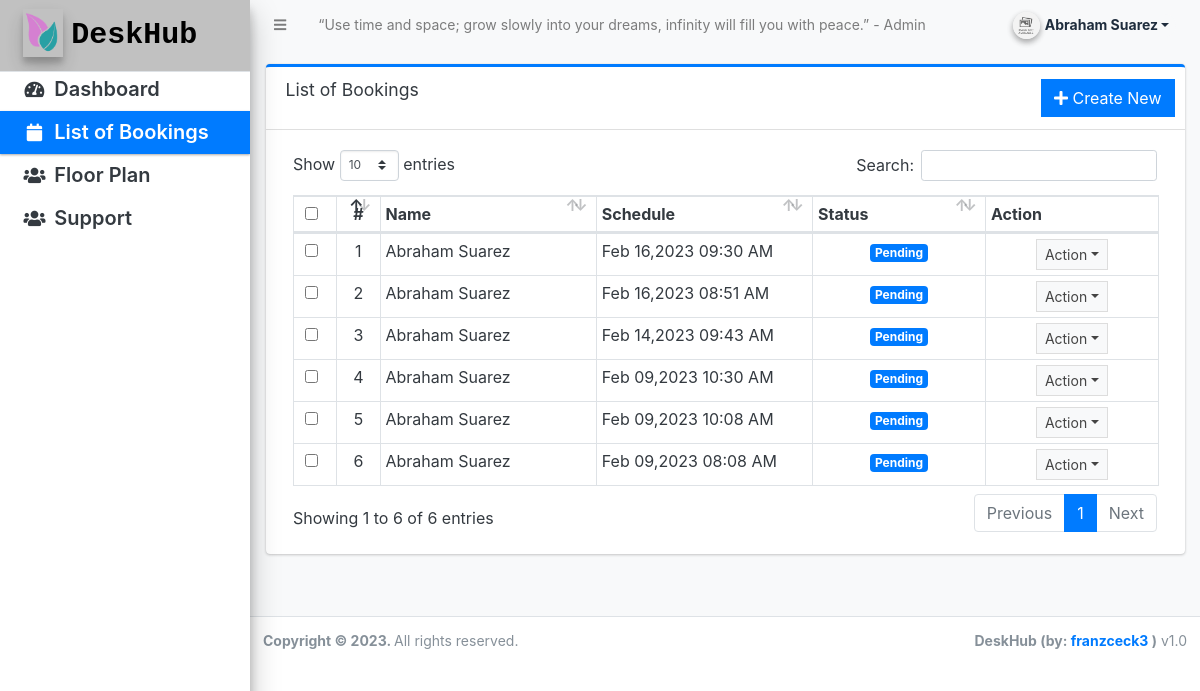
Screenshot of /user/?page=appointments (signed in) with the database file from the repository.
### tables this page shows
CREATE TABLE `users` (
  `id` int(50) NOT NULL,
  `firstname` varchar(250) NOT NULL,
  `lastname` varchar(250) NOT NULL,
  `name` text GENERATED ALWAYS AS (concat(`firstname`,' ',`lastname`)) VIRTUAL,
  `username` text NOT NULL,
  `password` text NOT NULL,
  `email` text NOT NULL,
  `contact` text NOT NULL,
  `address` text NOT NULL,
  `role_id` int(11) NOT NULL,
  `avatar` text DEFAULT NULL,
  `last_login` datetime DEFAULT NULL,
  `type` tinyint(1) NOT NULL DEFAULT 0,
  `date_added` datetime NOT NULL DEFAULT current_timestamp(),
  `date_updated` datetime DEFAULT NULL ON UPDATE current_timestamp()
);

CREATE TABLE `appointments` (
  `id` int(30) NOT NULL,
  `client_id` int(30) NOT NULL,
  `date_sched` datetime NOT NULL,
  `status` tinyint(1) NOT NULL DEFAULT 0,
  `date_created` datetime NOT NULL DEFAULT current_timestamp()
);

### config.php (called while the page is built, shortened)
<?php
require_once('classes/DBConnection.php');
require_once('classes/SystemSettings.php');
function validate_image($file){
	if(!empty($file)){
		if(is_file(base_app.$file)){
			return base_url.$file;
		}else{
			return base_url.'dist/img/no-image-available.png';
		}
	}else{
		return base_url.'dist/img/no-image-available.png';
	}
}
function isMobileDevice(){
    $aMobileUA = array(
        '/iphone/i' => 'iPhone',
        '/ipod/i' => 'iPod',
        '/ipad/i' => 'iPad',
        '/android/i' => 'Android',
        '/blackberry/i' => 'BlackBerry',
        '/webos/i' => 'Mobile'
    );
    return false;
}
?>

### classes/DBConnection.php (called while the page is built, shortened)
<?php
class DBConnection{
    private $host = DB_SERVER;
    private $username = DB_USERNAME;
    private $password = DB_PASSWORD;
    private $database = DB_NAME;
    public $conn;
    public function __construct(){
        if (!isset($this->conn)) {
            $this->conn = new mysqli($this->host, $this->username, $this->password, $this->database);
        }
    }
}
?>

### user/appointments/index.php (the view, shortened to what this page needs)
<div class="card card-outline card-primary">
	<div class="card-header">
		<h3 class="card-title">List of Bookings</h3>
		<div class="card-tools">
			<a href="javascript:void(0)" id="create_new" class="btn btn-flat btn-primary"><span class="fas fa-plus"></span> Create New</a>
		</div>
	</div>
	<div class="card-body">
		<div class="container-fluid">
			<div class="row" style="display:none" id="selected_opt">
				<div class="w-100 d-flex">
				</div>
			</div>
			<table class="table table-bordered table-stripped" id="indi-list">
				<colgroup>
					<col width="5%">
					<col width="5%">
					<col width="25%">
					<col width="25%">
					<col width="20%">
					<col width="20%">
				</colgroup>
				<thead>
					<tr>
						<td class="text-center">
							<div class="form-check">
								<input type="checkbox" class="form-check-input" id="selectAll">
							</div>
						</td>
						<th class="text-center">#</th>
						<th>Name</th>
						<th>Schedule</th>
						<th>Status</th>
						<th>Action</th>
					</tr>
				</thead>
				<tbody>
					<?php
					$i = 1;
					if ($_settings->userdata('role_id') == 2) {
						$qry = $conn->query("SELECT p.*,a.date_sched,a.status,a.id as aid from `users` p inner join `appointments` a on p.id = a.client_id  order by unix_timestamp(a.date_sched) desc ");
					} else {
						$qry = $conn->query("SELECT p.*,a.date_sched,a.status,a.id as aid from `users` p inner join `appointments` a on p.id = a.client_id where p.id = {$_settings->userdata('id')} order by unix_timestamp(a.date_sched) desc ");
					}
					while ($row = $qry->fetch_assoc()) :
					?>
						<tr>
							<td class="text-center">
								<div class="form-check">
									<input type="checkbox" class="form-check-input invCheck" value="<?php echo $row['aid'] ?>" >
								</div>
							</td>
							<td class="text-center"><?php echo $i++; ?></td>
							<td><?php echo $row['name'] ?></td>
							<td><?php echo date("M d,Y h:i A", strtotime($row['date_sched'])) ?></td>
							<td class="text-center">
								<?php
								switch ($row['status']) {
									case (0):
										echo '<span class="badge badge-primary">Pending</span>';
										break;
								}
								?>
							</td>
							<td align="center">
								<button type="button" class="btn btn-flat btn-default btn-sm dropdown-toggle dropdown-icon" data-toggle="dropdown">
									Action
								</button>
							</td>
						</tr>
					<?php endwhile; ?>
				</tbody>
			</table>
		</div>
	</div>
</div>

### user/index.php (shortened to what this page needs)
<?php require_once('../config.php'); ?>
 <!DOCTYPE html>
<html lang="en" class="" style="height: auto;">
<?php require_once('inc/header.php') ?>
  <body class="sidebar-mini layout-fixed control-sidebar-slide-open layout-navbar-fixed light-mode sidebar-mini-md sidebar-mini-xs" data-new-gr-c-s-check-loaded="14.991.0" data-gr-ext-installed="" style="height: auto;">
    <div class="wrapper">
     <?php require_once('inc/topBarNav.php') ?>
     <?php require_once('inc/navigation.php') ?>
     <?php $page = isset($_GET['page']) ? $_GET['page'] : 'home';  ?>
      <div class="content-wrapper bg-light pt-3" style="min-height: 567.854px;">
        <section class="content  text-dark">
          <div class="container-fluid">
            <?php
              if(!file_exists($page.".php") && !is_dir($page)){
                  include '404.html';
              }else{
                if(is_dir($page))
                  include $page.'/index.php';
                else
                  include $page.'.php';
              }
            ?>
          </div>
        </section>
      </div>
      <?php require_once('inc/footer.php') ?>
  </body>
</html>

### user/inc/header.php (shortened to what this page needs)
<head>
    <link rel="stylesheet" href="<?php echo base_url ?>plugins/fontawesome-free/css/all.min.css">
    <link rel="stylesheet" href="<?php echo base_url ?>plugins/tempusdominus-bootstrap-4/css/tempusdominus-bootstrap-4.min.css">
  <link rel="stylesheet" href="<?php echo base_url ?>plugins/datatables-bs4/css/dataTables.bootstrap4.min.css">
  <link rel="stylesheet" href="<?php echo base_url ?>plugins/datatables-responsive/css/responsive.bootstrap4.min.css">
  <link rel="stylesheet" href="<?php echo base_url ?>plugins/datatables-buttons/css/buttons.bootstrap4.min.css">
  <link rel="stylesheet" href="<?php echo base_url ?>plugins/datatables-select/css/select.bootstrap4.min.css">
  <link rel="stylesheet" href="<?php echo base_url ?>plugins/select2/css/select2.min.css">
  <link rel="stylesheet" href="<?php echo base_url ?>plugins/select2-bootstrap4-theme/select2-bootstrap4.min.css">
    <link rel="stylesheet" href="<?php echo base_url ?>plugins/icheck-bootstrap/icheck-bootstrap.min.css">
    <link rel="stylesheet" href="<?php echo base_url ?>plugins/jqvmap/jqvmap.min.css">
    <link rel="stylesheet" href="<?php echo base_url ?>dist/css/adminlte.css">
    <link rel="stylesheet" href="<?php echo base_url ?>dist/css/custom.css">
    <link rel="stylesheet" href="<?php echo base_url ?>plugins/overlayScrollbars/css/OverlayScrollbars.min.css">
    <link rel="stylesheet" href="<?php echo base_url ?>plugins/daterangepicker/daterangepicker.css">
    <link rel="stylesheet" href="<?php echo base_url ?>plugins/summernote/summernote-bs4.min.css">
  <link rel="stylesheet" href="<?php echo base_url ?>plugins/sweetalert2-theme-bootstrap-4/bootstrap-4.min.css">
  <link rel="stylesheet" href="<?php echo base_url ?>plugins/fullcalendar/main.css">
  </head>

### user/inc/topBarNav.php (shortened to what this page needs)
<nav class="main-header navbar navbar-expand navbar-light border border-light border-top-0  border-left-0 border-right-0 navbar-light text-sm">
  <ul class="navbar-nav">
    <li class="nav-item">
    <a class="nav-link" data-widget="pushmenu" href="#" role="button"><i class="fas fa-bars"></i></a>
    </li>
    <li class="nav-item d-none d-sm-inline-block">
      <a href="<?php echo base_url ?>" class="nav-link"><?php echo (!isMobileDevice()) ? $_settings->info('name'):$_settings->info('short_name'); ?> - Admin</a>
    </li>
  </ul>
  <ul class="navbar-nav ml-auto">
    <li class="nav-item">
      <div class="btn-group nav-link">
            <button type="button" class="btn btn-rounded badge badge-light dropdown-toggle dropdown-icon" data-toggle="dropdown">
              <span><img src="<?php echo validate_image($_settings->userdata('avatar')) ?>" class="img-circle elevation-2 user-img" alt="User Image"></span>
              <span class="ml-3"><?php echo ucwords($_settings->userdata('firstname').' '.$_settings->userdata('lastname')) ?></span>
            </button>
        </div>
    </li>
  </ul>
</nav>

### user/inc/navigation.php (shortened to what this page needs)
<aside class="main-sidebar sidebar-light-primary elevation-4 sidebar-no-expand">
  <a href="<?php echo base_url ?>user" style="background-color: #8080807d" class="brand-link text-sm">
  <img src="<?php echo validate_image($_settings->info('logo'))?>" alt="Store Logo" class="brand-image  elevation-3" style="opacity: .8;width: 2.5rem;height: 3rem;max-height: unset">
  <span class="brand-text font-weight-bolder"><?php echo $_settings->info('short_name') ?></span>
  </a>
  <div class="sidebar os-host os-theme-light os-host-overflow os-host-overflow-y os-host-resize-disabled os-host-transition os-host-scrollbar-horizontal-hidden">
    <div class="os-content-glue" style="margin: 0px -8px; width: 249px; height: 646px;"></div>
    <div class="os-padding">
      <div class="os-viewport os-viewport-native-scrollbars-invisible" style="overflow-y: scroll;">
        <div class="os-content" style="padding: 0px 8px; height: 100%; width: 100%;">
          <nav class="mt-4">
             <ul class="nav nav-pills nav-sidebar flex-column text-sm nav-compact nav-flat nav-child-indent nav-collapse-hide-child" data-widget="treeview" role="menu" data-accordion="false">
              <li class="nav-item dropdown">
                <a href="./" class="nav-link nav-home"  >
                  <i class="nav-icon fas fa-tachometer-alt"></i>
                  <p style="font-size: 20px; font-weight:600;">
                      Dashboard
                  </p>
                </a>
              </li>
              <li class="nav-item dropdown">
                <a href="./?page=appointments" class="nav-link nav-appointments">
                  <i class="nav-icon fas fa-calendar"></i>
                  <p style="font-size: 20px; font-weight:600;">
                    List of Bookings
                  </p>
                </a>
              </li>
              <li class="nav-item dropdown">
                <a href="./?page=user/FloorPlan" class="nav-link nav-user_FloorPlan">
                  <i class="nav-icon fas fa-users"></i>
                  <p style="font-size: 20px; font-weight:600;">
                    Floor Plan
                  </p>
                </a>
              </li>
              <li class="nav-item dropdown">
                <a href="./?page=user/Support" class="nav-link nav-user_support">
                  <i class="nav-icon fas fa-users"></i>
                  <p style="font-size: 20px; font-weight:600;">
                    Support
                  </p>
                </a>
              </li>
            </ul>
          </nav>
        </div>
      </div>
    </div>
  </div>
</aside>

### user/inc/footer.php (shortened to what this page needs)
<footer class="main-footer text-sm">
        <strong>Copyright © <?php echo date('Y') ?>.
        </strong>
        All rights reserved.
        <div class="float-right d-none d-sm-inline-block">
          <b><?php echo $_settings->info('short_name') ?> (by: <a href="ma.nicafranzceckronsuarez@student.laverdad.edu.ph" target="blank">franzceck3</a> )</b> v1.0
        </div>
      </footer>
    </div>

### user/inc/topBarNav.php (style rules this page uses)
.user-img { position: absolute; height: 27px; width: 27px; object-fit: cover; left: -7%; top: -12%; }
.btn-rounded { border-radius: 50px; }

### user/appointments/index.php (style rules this page uses)
#selectAll { top: 0 }

### rows the page displays
users: name "Abraham Suarez", appointments.date_sched "Feb 16,2023 09:30 AM", appointments.date_sched "Feb 16,2023 08:51 AM", appointments.date_sched "Feb 14,2023 09:43 AM", appointments.date_sched "Feb 09,2023 10:30 AM", appointments.date_sched "Feb 09,2023 10:08 AM", appointments.date_sched "Feb 09,2023 08:08 AM"

### other values shown
$_settings->info('name') "“Use time and space; grow slowly into your dreams, infinity will fill you with peace.”"
$_settings->userdata('firstname').' '.$_settings->userdata('lastname') "Abraham Suarez"
$_settings->info('short_name') "DeskHub"
